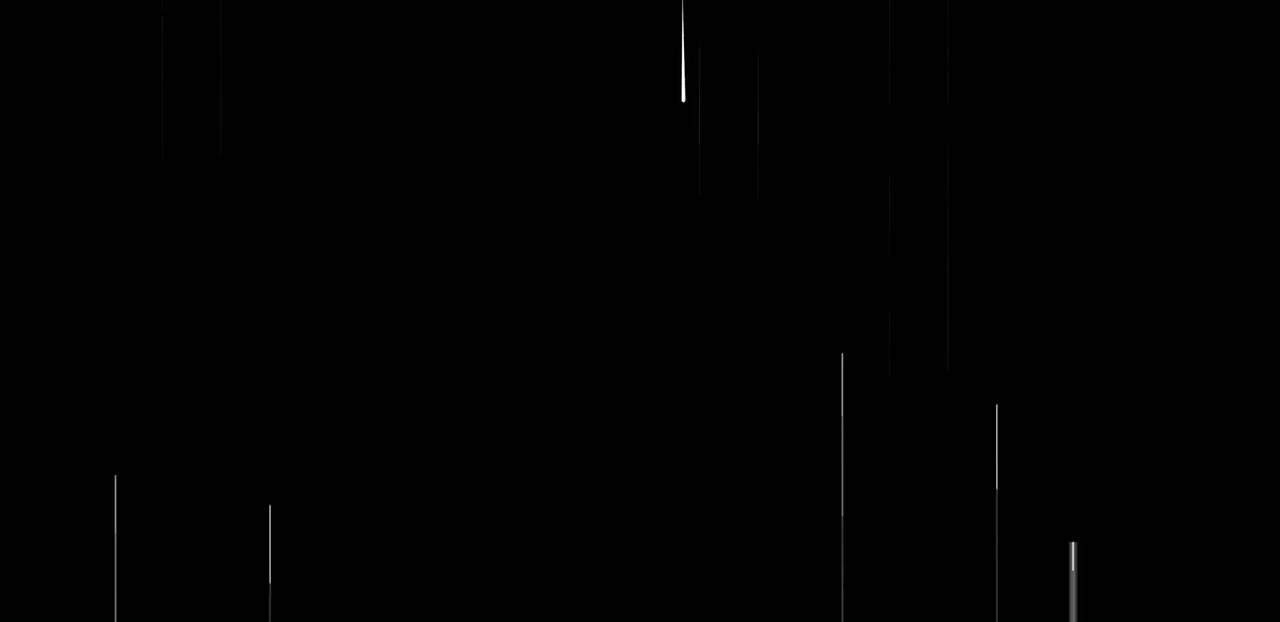
#> input picture frame 28 of 2022/OpenCV4 tutorial/5 Get Data from Streaming/Lines Digital Abstract Background.mp4, 1280 x 622 px, given in place of the camera
$ python input.py
#> lines starting #> are read from the running program, lines starting #| are printed output that depends on the picture
import cv2 as cv


def main():

    cap = cv.VideoCapture() #创建捕获对象

    # todo 读取UDP流
    cap.open("udp://127.0.0.1:34869", cv.CAP_FFMPEG)
    while True:
        (retval, frame) = cap.read()
#> frame is the input picture: shape (622, 1280, 3); min 0, max 255, mean 0.3
        if retval is False: continue #防止数据头部的错误导致闪退
        cv.imshow("Beautiful blue 3d ball abstract background",frame)
        if (cv.waitKey(30) == 27) : break
#> (key Esc is pressed here)

    # todo 读取RTSP流
    cap.open("rtsp://192.168.3.4:8554/live/test", cv.CAP_FFMPEG)
    while True:
        (retval, frame) = cap.read()
        if retval is False: continue #防止数据头部的错误导致闪退
        cv.imshow("Beautiful blue 3d ball abstract background",frame)
        if (cv.waitKey(30) == 27) : break
#> (key Esc is pressed here)

    # todo 读取RTMP流
    cap.open("rtmp://192.168.3.4:1935/live/test", cv.CAP_FFMPEG)
    while True:
        (retval, frame) = cap.read()
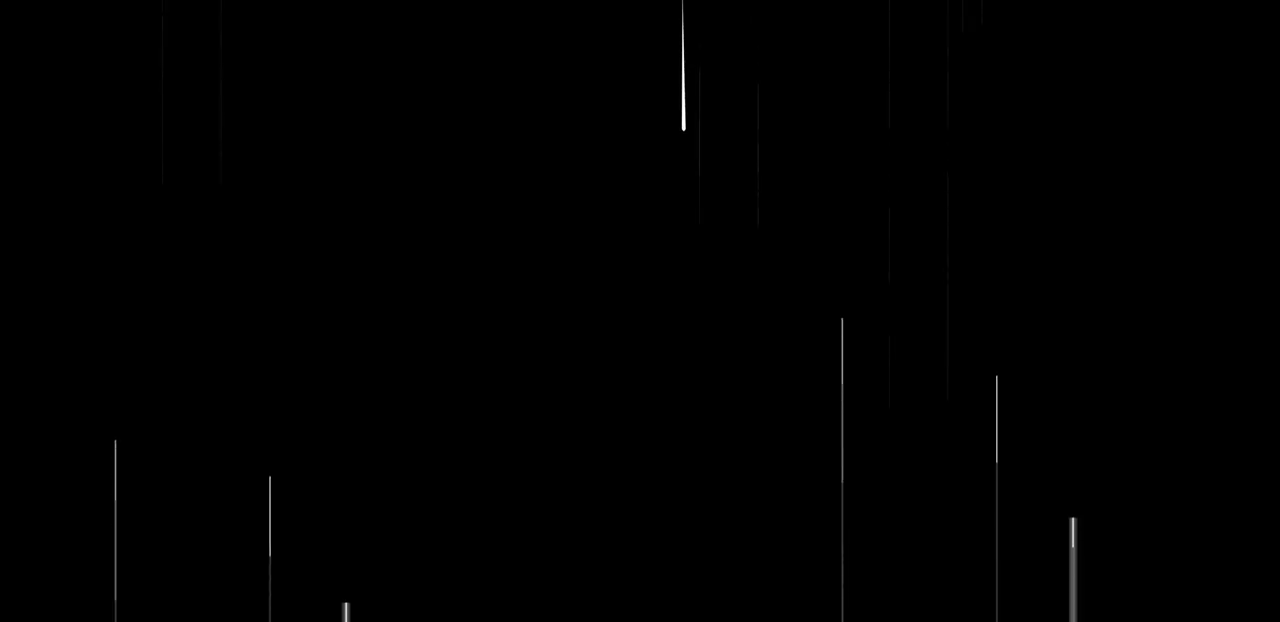
#> input picture frame 30 of 2022/OpenCV4 tutorial/5 Get Data from Streaming/Lines Digital Abstract Background.mp4, 1280 x 622 px, given in place of the camera
#> frame is the input picture: shape (622, 1280, 3); min 0, max 255, mean 0.4
        if retval is False: continue #防止数据头部的错误导致闪退
        cv.imshow("Beautiful blue 3d ball abstract background",frame)
        if (cv.waitKey(30) == 27) : break
#> (key Esc is pressed here)

    # todo 读取带用户名密码的流
    cap.open("rtmp://admin:a12345678@192.168.3.4:1935/live/test", cv.CAP_FFMPEG)
    while True:
        (retval, frame) = cap.read()
        if retval is False: continue #防止数据头部的错误导致闪退
        cv.imshow("Beautiful blue 3d ball abstract background",frame)
        if (cv.waitKey(30) == 27) : break
#> (key Esc is pressed here)

    # todo 读取HTTP链接视频
    cap.open("http://files.alex4ai.top/Lines%20Digital%20Abstract%20Background.mp4", cv.CAP_FFMPEG)
    while True:
        (retval, frame) = cap.read()
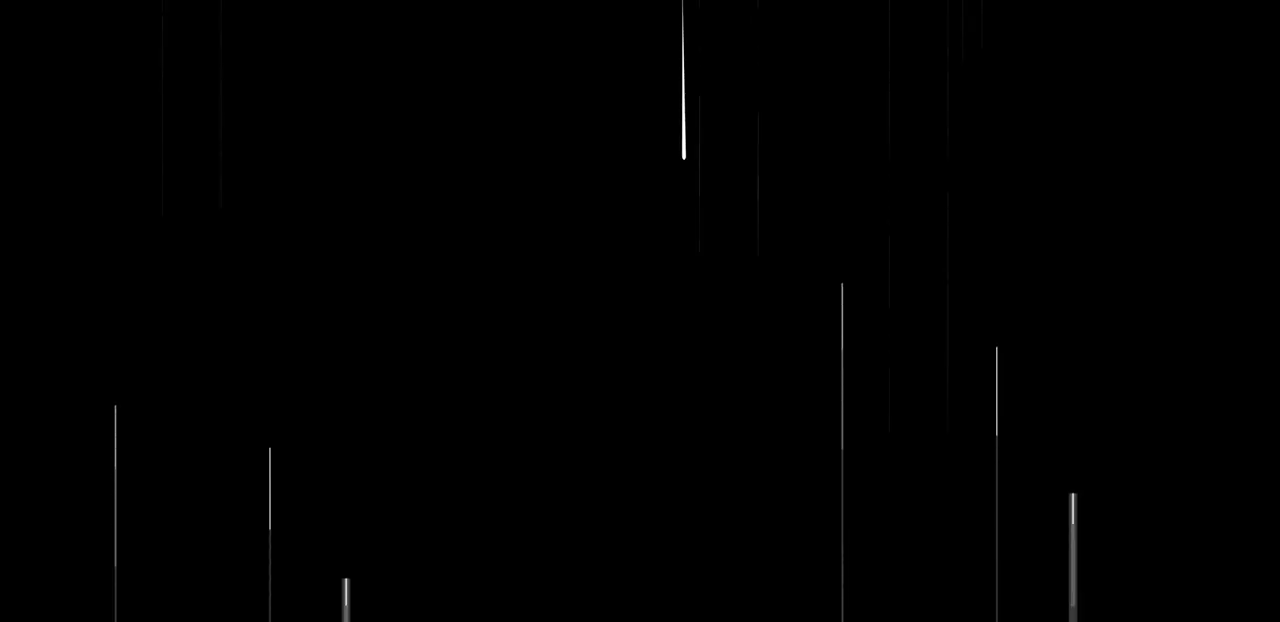
#> input picture frame 32 of 2022/OpenCV4 tutorial/5 Get Data from Streaming/Lines Digital Abstract Background.mp4, 1280 x 622 px, given in place of the camera
#> frame is the input picture: shape (622, 1280, 3); min 0, max 255, mean 0.5
        if retval is False: break #视频结束后退出
        cv.imshow("Lines Digital Abstract Background", frame)
        if (cv.waitKey(30) == 27): break
#> (key Esc is pressed here)

    # todo 读取好看视频
    cap.open("https://vd2.bdstatic.com/mda-iidnk37i7rk8k4pi/sc/mda-ii"
             "dnk37i7rk8k4pi.mp4?v_from_s=hkapp-haokan-hna&auth_key=1"
             "659434840-0-0-1cae7af9f44f05fc3f4af78899f5c3ea&bcevod_c"
             "hannel=searchbox_feed&cd=0&pd=1&pt=3&logid=2240700530&v"
             "id=13434561325221408696&abtest=103525_2-103890_1&klogid"
             "=2240700530", cv.CAP_FFMPEG)
    while True:
        (retval, frame) = cap.read()
        if retval is False: break #视频结束后退出
        cv.imshow("GPU", frame)
        if (cv.waitKey(30) == 27): break
#> (key Esc is pressed here)

    # todo 读取本地视频
    cap.open("Lines Digital Abstract Background.mp4", cv.CAP_FFMPEG)
    while True:
        (retval, frame) = cap.read()
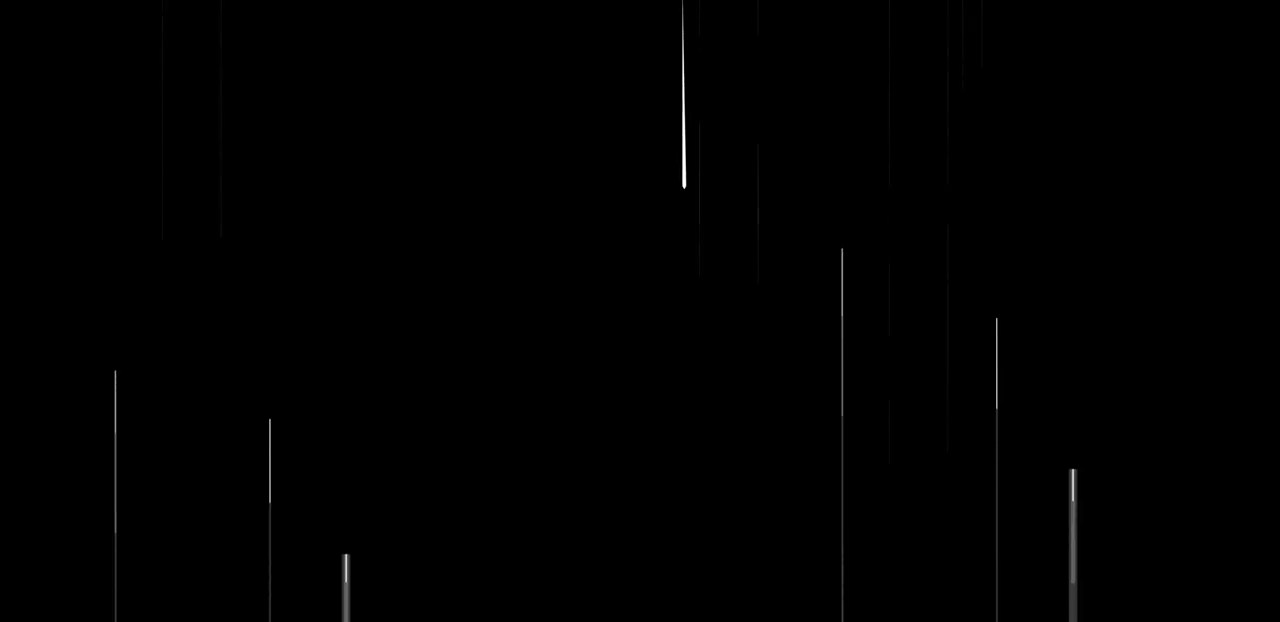
#> input picture frame 34 of 2022/OpenCV4 tutorial/5 Get Data from Streaming/Lines Digital Abstract Background.mp4, 1280 x 622 px, given in place of the camera
#> frame is the input picture: shape (622, 1280, 3); min 0, max 255, mean 0.6
        if retval is False: break #视频结束后退出
        cv.imshow("Lines Digital Abstract Background", frame)
        if (cv.waitKey(30) == 27): break
#> (key Esc is pressed here)

    # todo 读取GIF图片
    GifPath = "13f94b50bd090b8f88811959cdb96cfb.gif"
    cap.open(GifPath, cv.CAP_FFMPEG)
    while True:
        (retval, frame) = cap.read()
        if retval is False:
            cap.release()
            cap.open(GifPath, cv.CAP_FFMPEG)
        else:
            cv.imshow("abstract GIF", frame)
        if (cv.waitKey(1) == 27) : break
#> (key Esc is pressed here)

    # todo 读取网络图片(不支持png，bmp)
    cap.open("https://img.aidotu.com/down/jpg/20200828/ac3e413a0d9425105f0e4097de68c5f4_114134_640_650.jpg", cv.CAP_FFMPEG)

    (retval, frame) = cap.read()
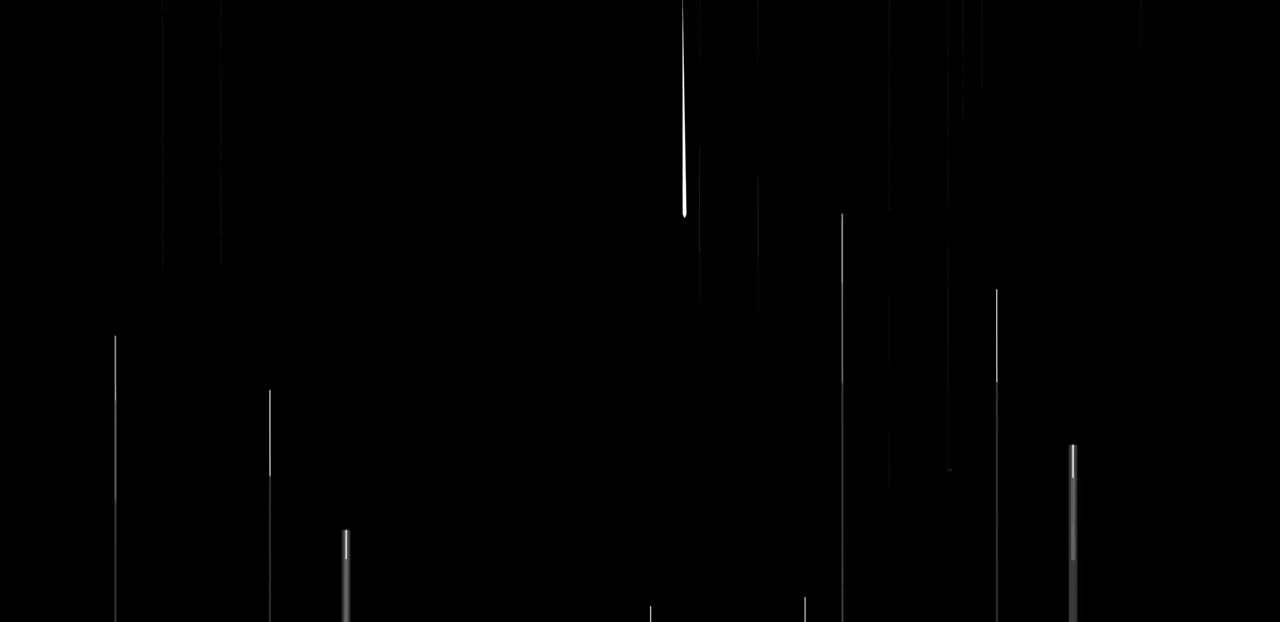
#> input picture frame 36 of 2022/OpenCV4 tutorial/5 Get Data from Streaming/Lines Digital Abstract Background.mp4, 1280 x 622 px, given in place of the camera
#> frame is the input picture: shape (622, 1280, 3); min 0, max 255, mean 0.7
    if retval is False:
        cap.release()
    else:
        cv.imshow("smile", frame)
        cv.waitKey()


if __name__ == '__main__':
    main()

$ run again, starting later in the video
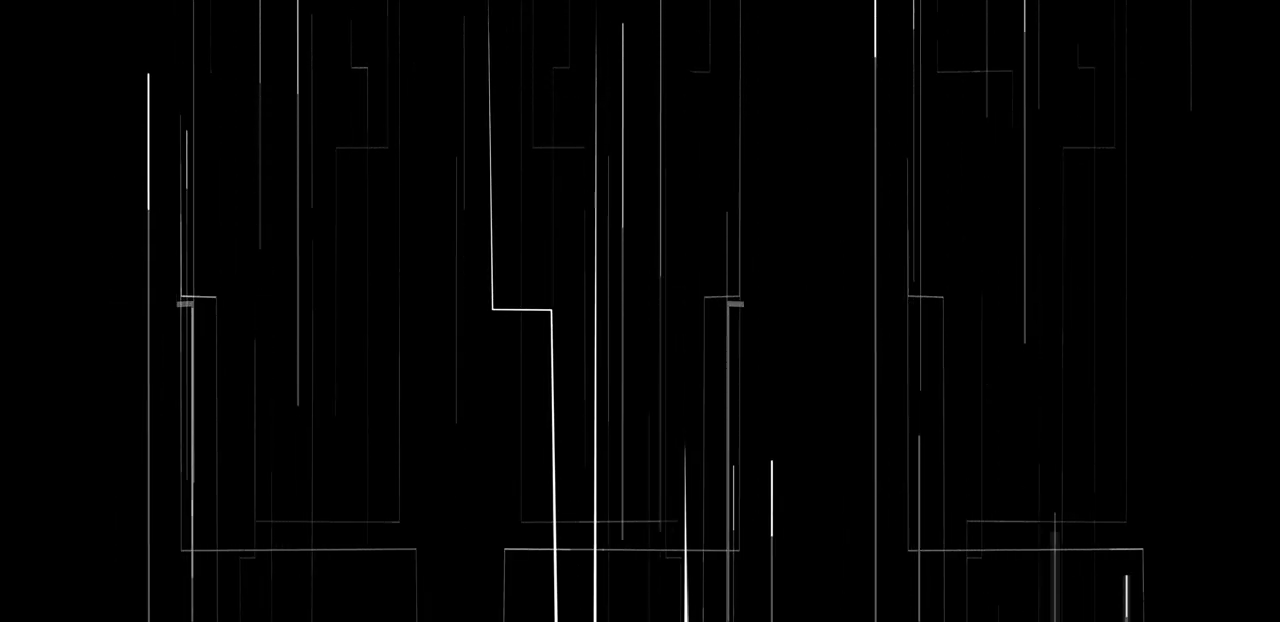
#> input picture frame 126 of 2022/OpenCV4 tutorial/5 Get Data from Streaming/Lines Digital Abstract Background.mp4, 1280 x 622 px, given in place of the camera
#> in main, frame is the input picture: shape (622, 1280, 3); min 0, max 255, mean 2.8
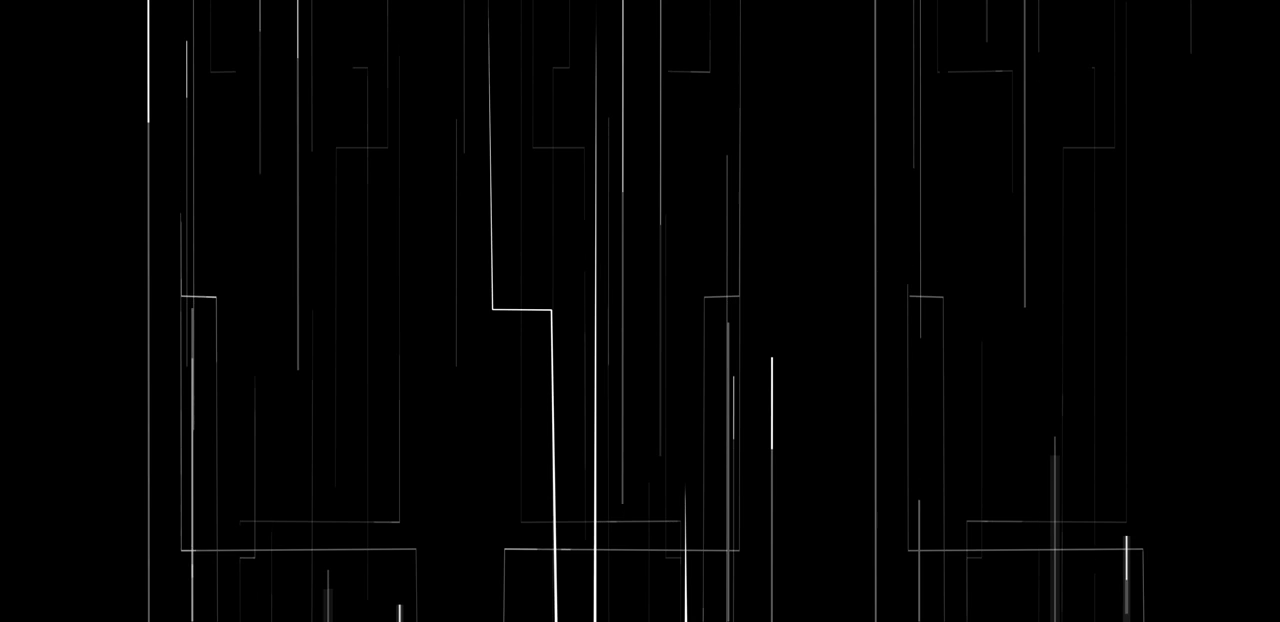
#> input picture frame 130 of 2022/OpenCV4 tutorial/5 Get Data from Streaming/Lines Digital Abstract Background.mp4, 1280 x 622 px, given in place of the camera
#> in main, frame is the input picture: shape (622, 1280, 3); min 0, max 255, mean 2.6
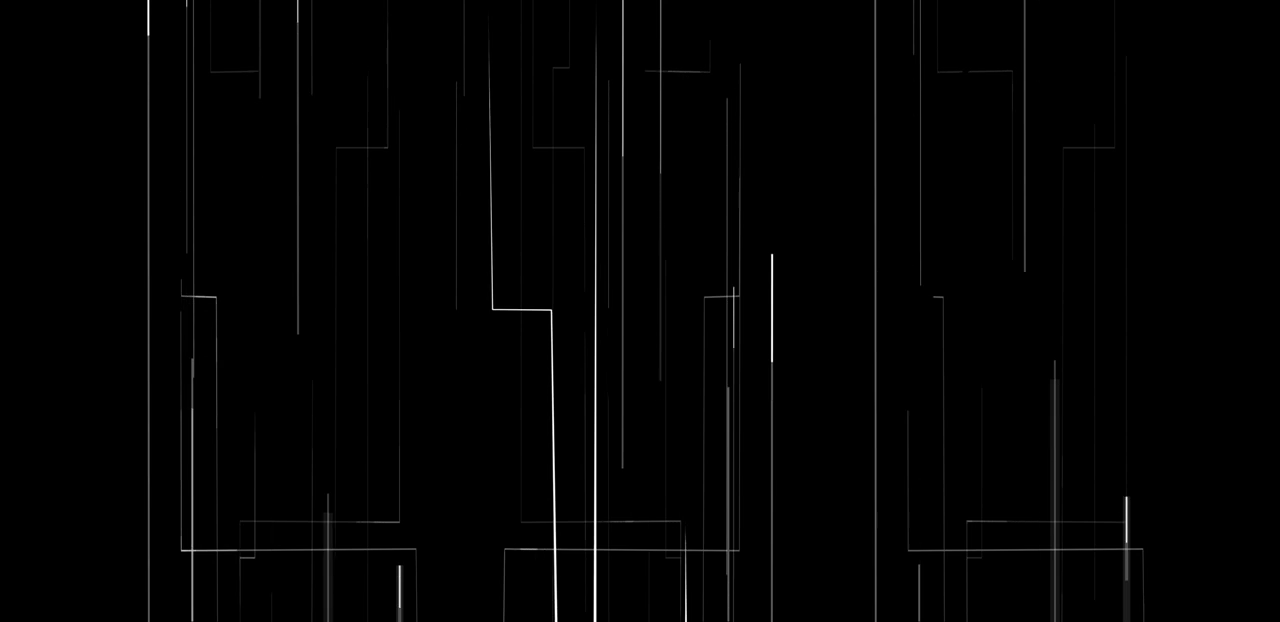
#> input picture frame 134 of 2022/OpenCV4 tutorial/5 Get Data from Streaming/Lines Digital Abstract Background.mp4, 1280 x 622 px, given in place of the camera
#> in main, frame is the input picture: shape (622, 1280, 3); min 0, max 255, mean 2.5
